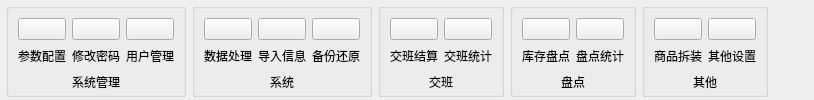
         <widget class="QWidget" name="tab_3">
          <attribute name="title">
           <string>系统管理</string>
          </attribute>
          <layout class="QHBoxLayout" name="horizontalLayout_4">
           <property name="leftMargin">
            <number>6</number>
           </property>
           <property name="topMargin">
            <number>3</number>
           </property>
           <property name="rightMargin">
            <number>6</number>
           </property>
           <property name="bottomMargin">
            <number>3</number>
           </property>
           <item>
            <widget class="QGroupBox" name="groupBox_19">
             <property name="title">
              <string/>
             </property>
             <layout class="QGridLayout" name="gridLayout_11">
              <property name="bottomMargin">
               <number>3</number>
              </property>
              <item row="0" column="0">
               <widget class="QPushButton" name="parameterConfigurationButton">
                <property name="styleSheet">
                 <string notr="true">border-image: url(:/image/参数配置.png);</string>
                </property>
                <property name="text">
                 <string/>
                </property>
               </widget>
              </item>
              <item row="0" column="1">
               <widget class="QPushButton" name="modifyPwdButton">
                <property name="styleSheet">
                 <string notr="true">border-image: url(:/image/修改密码.png);</string>
                </property>
                <property name="text">
                 <string/>
                </property>
               </widget>
              </item>
              <item row="0" column="2">
               <widget class="QPushButton" name="staffGoveButton">
                <property name="styleSheet">
                 <string notr="true">border-image: url(:/image/用户管理.png);</string>
                </property>
                <property name="text">
                 <string/>
                </property>
               </widget>
              </item>
              <item row="2" column="0" colspan="3">
               <widget class="QLabel" name="label_11">
                <property name="maximumSize">
                 <size>
                  <width>165</width>
                  <height>16777215</height>
                 </size>
                </property>
                <property name="text">
                 <string>系统管理</string>
                </property>
                <property name="alignment">
                 <set>Qt::AlignCenter</set>
                </property>
               </widget>
              </item>
              <item row="1" column="0">
               <widget class="QLabel" name="label_100">
                <property name="text">
                 <string>参数配置</string>
                </property>
                <property name="alignment">
                 <set>Qt::AlignCenter</set>
                </property>
               </widget>
              </item>
              <item row="1" column="1">
               <widget class="QLabel" name="label_101">
                <property name="text">
                 <string>修改密码</string>
                </property>
                <property name="alignment">
                 <set>Qt::AlignCenter</set>
                </property>
               </widget>
              </item>
              <item row="1" column="2">
               <widget class="QLabel" name="label_102">
                <property name="text">
                 <string>用户管理</string>
                </property>
                <property name="alignment">
                 <set>Qt::AlignCenter</set>
                </property>
               </widget>
              </item>
             </layout>
            </widget>
           </item>
           <item>
            <widget class="QGroupBox" name="groupBox_20">
             <property name="title">
              <string/>
             </property>
             <layout class="QGridLayout" name="gridLayout_12">
              <property name="bottomMargin">
               <number>3</number>
              </property>
              <item row="1" column="0">
               <widget class="QLabel" name="label_103">
                <property name="text">
                 <string>数据处理</string>
                </property>
                <property name="alignment">
                 <set>Qt::AlignCenter</set>
                </property>
               </widget>
              </item>
              <item row="1" column="1">
               <widget class="QLabel" name="label_104">
                <property name="text">
                 <string>导入信息</string>
                </property>
                <property name="alignment">
                 <set>Qt::AlignCenter</set>
                </property>
               </widget>
              </item>
              <item row="0" column="0">
               <widget class="QPushButton" name="dataMangeButton">
                <property name="styleSheet">
                 <string notr="true">border-image: url(:/image/数据处理.png);</string>
                </property>
                <property name="text">
                 <string/>
                </property>
               </widget>
              </item>
              <item row="0" column="1">
               <widget class="QPushButton" name="importButton">
                <property name="styleSheet">
                 <string notr="true">border-image: url(:/image/导入信息.png);</string>
                </property>
                <property name="text">
                 <string/>
                </property>
               </widget>
              </item>
              <item row="0" column="2">
               <widget class="QPushButton" name="back_upButton">
                <property name="styleSheet">
                 <string notr="true">border-image: url(:/image/备份还原.png);</string>
                </property>
                <property name="text">
                 <string/>
                </property>
               </widget>
              </item>
              <item row="2" column="0" colspan="3">
               <widget class="QLabel" name="label_12">
                <property name="maximumSize">
                 <size>
                  <width>165</width>
                  <height>16777215</height>
                 </size>
                </property>
                <property name="text">
                 <string>系统</string>
                </property>
                <property name="alignment">
                 <set>Qt::AlignCenter</set>
                </property>
               </widget>
              </item>
              <item row="1" column="2">
               <widget class="QLabel" name="label_105">
                <property name="text">
                 <string>备份还原</string>
                </property>
                <property name="alignment">
                 <set>Qt::AlignCenter</set>
                </property>
               </widget>
              </item>
             </layout>
            </widget>
           </item>
           <item>
            <widget class="QGroupBox" name="groupBox_21">
             <property name="title">
              <string/>
             </property>
             <layout class="QGridLayout" name="gridLayout_13">
              <property name="bottomMargin">
               <number>3</number>
              </property>
              <item row="0" column="0">
               <widget class="QPushButton" name="exchangeButton">
                <property name="styleSheet">
                 <string notr="true">border-image: url(:/image/交班结算.png);</string>
                </property>
                <property name="text">
                 <string/>
                </property>
               </widget>
              </item>
              <item row="0" column="1">
               <widget class="QPushButton" name="exchangeStatisticsButton">
                <property name="styleSheet">
                 <string notr="true">border-image: url(:/image/交班统计.png);</string>
                </property>
                <property name="text">
                 <string/>
                </property>
               </widget>
              </item>
              <item row="2" column="0" colspan="2">
               <widget class="QLabel" name="label_13">
                <property name="maximumSize">
                 <size>
                  <width>110</width>
                  <height>16777215</height>
                 </size>
                </property>
                <property name="text">
                 <string>交班</string>
                </property>
                <property name="alignment">
                 <set>Qt::AlignCenter</set>
                </property>
               </widget>
              </item>
              <item row="1" column="0">
               <widget class="QLabel" name="label_106">
                <property name="text">
                 <string>交班结算</string>
                </property>
                <property name="alignment">
                 <set>Qt::AlignCenter</set>
                </property>
               </widget>
              </item>
              <item row="1" column="1">
               <widget class="QLabel" name="label_107">
                <property name="text">
                 <string>交班统计</string>
                </property>
                <property name="alignment">
                 <set>Qt::AlignCenter</set>
                </property>
               </widget>
              </item>
             </layout>
            </widget>
           </item>
           <item>
            <widget class="QGroupBox" name="groupBox_22">
             <property name="title">
              <string/>
             </property>
             <layout class="QGridLayout" name="gridLayout_14">
              <property name="bottomMargin">
               <number>3</number>
              </property>
              <item row="0" column="0">
               <widget class="QPushButton" name="modifyButton">
                <property name="styleSheet">
                 <string notr="true">border-image: url(:/image/库存盘点.png);</string>
                </property>
                <property name="text">
                 <string/>
                </property>
               </widget>
              </item>
              <item row="0" column="1">
               <widget class="QPushButton" name="modifyStatisticsButton">
                <property name="styleSheet">
                 <string notr="true">border-image: url(:/image/盘点统计.png);</string>
                </property>
                <property name="text">
                 <string/>
                </property>
               </widget>
              </item>
              <item row="2" column="0" colspan="2">
               <widget class="QLabel" name="label_14">
                <property name="maximumSize">
                 <size>
                  <width>110</width>
                  <height>16777215</height>
                 </size>
                </property>
                <property name="text">
                 <string>盘点</string>
                </property>
                <property name="alignment">
                 <set>Qt::AlignCenter</set>
                </property>
               </widget>
              </item>
              <item row="1" column="0">
               <widget class="QLabel" name="label_108">
                <property name="text">
                 <string>库存盘点</string>
                </property>
                <property name="alignment">
                 <set>Qt::AlignCenter</set>
                </property>
               </widget>
              </item>
              <item row="1" column="1">
               <widget class="QLabel" name="label_109">
                <property name="text">
                 <string>盘点统计</string>
                </property>
                <property name="alignment">
                 <set>Qt::AlignCenter</set>
                </property>
               </widget>
              </item>
             </layout>
            </widget>
           </item>
           <item>
            <widget class="QGroupBox" name="groupBox_23">
             <property name="title">
              <string/>
             </property>
             <layout class="QGridLayout" name="gridLayout_15">
              <property name="bottomMargin">
               <number>3</number>
              </property>
              <item row="0" column="0">
               <widget class="QPushButton" name="dismountingButton">
                <property name="styleSheet">
                 <string notr="true">border-image: url(:/image/商品拆装.png);</string>
                </property>
                <property name="text">
                 <string/>
                </property>
               </widget>
              </item>
              <item row="0" column="1">
               <widget class="QPushButton" name="otherSetButton">
                <property name="styleSheet">
                 <string notr="true">border-image: url(:/image/其他设置.png);</string>
                </property>
                <property name="text">
                 <string/>
                </property>
               </widget>
              </item>
              <item row="2" column="0" colspan="2">
               <widget class="QLabel" name="label_15">
                <property name="maximumSize">
                 <size>
                  <width>110</width>
                  <height>16777215</height>
                 </size>
                </property>
                <property name="text">
                 <string>其他</string>
                </property>
                <property name="alignment">
                 <set>Qt::AlignCenter</set>
                </property>
               </widget>
              </item>
              <item row="1" column="0">
               <widget class="QLabel" name="label_110">
                <property name="text">
                 <string>商品拆装</string>
                </property>
                <property name="alignment">
                 <set>Qt::AlignCenter</set>
                </property>
               </widget>
              </item>
              <item row="1" column="1">
               <widget class="QLabel" name="label_111">
                <property name="text">
                 <string>其他设置</string>
                </property>
                <property name="alignment">
                 <set>Qt::AlignCenter</set>
                </property>
               </widget>
              </item>
             </layout>
            </widget>
           </item>
           <item>
            <spacer name="horizontalSpacer_3">
             <property name="orientation">
              <enum>Qt::Horizontal</enum>
             </property>
             <property name="sizeHint" stdset="0">
              <size>
               <width>40</width>
               <height>20</height>
              </size>
             </property>
            </spacer>
           </item>
          </layout>
         </widget>
